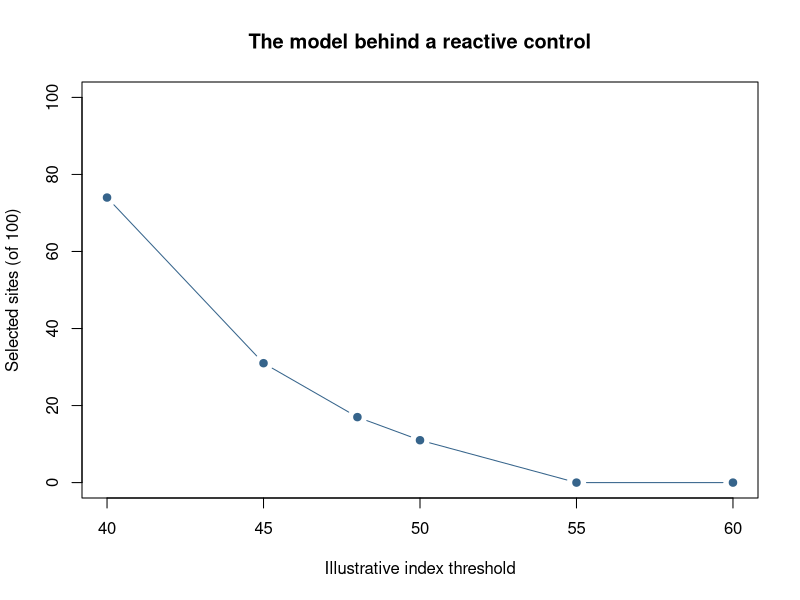

This chart was generated by the following R code:
# %% [markdown]
# # 10. Turn an experiment into an R Shiny app
#
# **Question:** How can readers change a spatial analysis without editing code?
# **Objectives:** separate the model from the interface, trace reactive dependencies, and distinguish
# a Shiny deployment from a notebook kernel. **Time:** 40 minutes. **Prerequisite:** Chapter 9.
#
# [Launch the Shiny spatial explorer](https://jltobias.github.io/JupyterLite-R/shiny/)
# · [Read the complete app source](https://github.com/jltobias/JupyterLite-R/tree/main/shiny/app)
# · [Open this notebook](https://jltobias.github.io/JupyterLite-R/lite/lab/index.html?path=10-reactive-maps-with-shiny.ipynb)
#
# The live app offers a threshold slider, sequential-palette selector, seed input, labels, a
# distribution plot, a selected-sites table, and a CSV download. It uses original synthetic sites.
# Shiny's UI runs on a separate **Shinylive** page, which runs R in the browser through webR.
# This notebook explores the model; `shinyApp()` is not an inline display in the pinned Lab kernel.
# %%
# Project: JupyterLite-R | Chapter 10 | Purpose: model behind a reactive map.
# Author: project contributors with Codex | Contact: repository Issues.
# Created/updated: 2026-11-16 | Inputs: original simulation | Outputs: sensitivity table.
# Dependencies: base R here; shiny in the companion app. Change log: initial lesson.
set.seed(2026)
sites <- expand.grid(x=1:10,y=1:10)
sites$id <- sprintf("P%03d",seq_len(nrow(sites)))
sites$index <- with(sites,40+15*exp(-((x-7)^2+(y-6)^2)/8)+rnorm(100,sd=2))
thresholds <- c(40,45,48,50,55,60)
counts <- vapply(thresholds,function(t)sum(sites$index>=t),integer(1))
stopifnot(nrow(sites)==100,!anyDuplicated(sites$id),all(diff(counts)<=0))
print(data.frame(threshold=thresholds,selected_sites=counts))
# %%
plot(thresholds,counts,type="b",pch=19,col="steelblue4",ylim=c(0,100),
     xlab="Illustrative index threshold",ylab="Selected sites (of 100)",
     main="The model behind a reactive control")
# %% [markdown]
# ## Follow the dependency graph
# `input$seed → field() → selected() → output$map / output$selected`.
# `input$threshold` changes which sites are selected, but does not regenerate the field.
# `input$palette` changes the map colors, but changes neither the field nor the selection.
# `reactive()` caches a value until one of its dependencies changes. `renderPlot()` and
# `renderTable()` recalculate their output when the reactive values they use become invalid.
#
# The complete app separates `model.R` (pure computation) from `app.R` (controls, reactive
# expressions, plots, and downloads). `tools/test_shiny.R` checks that changing the threshold
# preserves the field and that changing the seed changes the values. A separate browser check
# is needed to confirm the exported interface responds correctly.
#
# ## Run and publish
# For desktop R, install `shiny` and run `shiny::runApp("shiny/app")` from the repository root.
# For static hosting, install the build dependencies with `Rscript tools/install_shiny.R`, then
# run `Rscript tools/export_shiny.R`. The combined site build copies the export into `/shiny/`.
# Readers need no local R installation. Initial runtime and package downloads require a connection.
#
# Shiny code in a browser is visible to readers. This example has no credentials, private data,
# external service calls, or server-side persistence. The browser's resource limits still apply.
# Shinylive has its own runtime/assets version; it need not match the notebook kernel's webR version.
#
# ## Practice and check
# 1. Move the threshold from 48 to 55; the number selected cannot increase.
# 2. Change only the palette; the summary and CSV numbers should be unchanged.
# 3. Restore the same seed; confirm the same observations return.
# 4. Add a control for noise strength. Decide which reactive expression should depend on it.
# **Checkpoint:** a control should invalidate exactly the calculations that use it. A new color
# is not a new observation. A threshold is not a scientifically justified risk standard.
#
# ## Sources and attribution
# [Shiny for R, Posit and contributors](https://shiny.posit.co/r/getstarted/);
# [Shinylive for R, Schloerke, Chang, Stagg, Aden-Buie and contributors](https://posit-dev.github.io/r-shinylive/);
# [Shiny reactive expressions](https://shiny.posit.co/r/reference/shiny/latest/reactive.html).
# Shiny and the R Shinylive package are MIT-licensed; their dependencies retain separate licenses.
# All app code, lesson prose, and simulated data in this repository are original.
